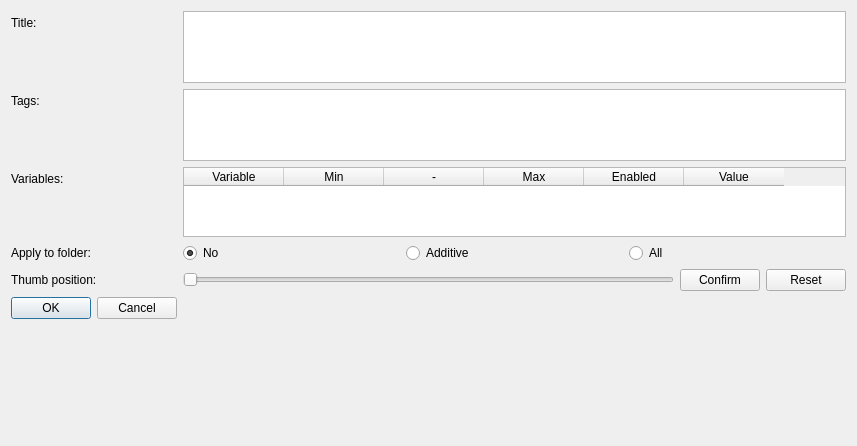
<?xml version="1.0" encoding="UTF-8"?>
<ui version="4.0">
 <class>Details</class>
 <widget class="QDialog" name="Details">
  <property name="geometry">
   <rect>
    <x>0</x>
    <y>0</y>
    <width>857</width>
    <height>446</height>
   </rect>
  </property>
  <property name="windowTitle">
   <string>Details</string>
  </property>
  <layout class="QFormLayout" name="formLayout">
   <item row="1" column="0">
    <widget class="QLabel" name="label">
     <property name="text">
      <string>Title:</string>
     </property>
    </widget>
   </item>
   <item row="1" column="1">
    <widget class="QTextBrowser" name="titleBrowser">
     <property name="sizePolicy">
      <sizepolicy hsizetype="Expanding" vsizetype="Fixed">
       <horstretch>0</horstretch>
       <verstretch>0</verstretch>
      </sizepolicy>
     </property>
     <property name="sizeAdjustPolicy">
      <enum>QAbstractScrollArea::AdjustToContents</enum>
     </property>
    </widget>
   </item>
   <item row="2" column="0">
    <widget class="QLabel" name="label_2">
     <property name="text">
      <string>Tags:</string>
     </property>
    </widget>
   </item>
   <item row="2" column="1">
    <widget class="QListWidget" name="tagsList">
     <property name="sizePolicy">
      <sizepolicy hsizetype="Expanding" vsizetype="Minimum">
       <horstretch>0</horstretch>
       <verstretch>0</verstretch>
      </sizepolicy>
     </property>
     <property name="sizeAdjustPolicy">
      <enum>QAbstractScrollArea::AdjustToContents</enum>
     </property>
     <property name="editTriggers">
      <set>QAbstractItemView::NoEditTriggers</set>
     </property>
     <property name="flow">
      <enum>QListView::LeftToRight</enum>
     </property>
     <property name="isWrapping" stdset="0">
      <bool>true</bool>
     </property>
     <property name="resizeMode">
      <enum>QListView::Adjust</enum>
     </property>
     <property name="layoutMode">
      <enum>QListView::SinglePass</enum>
     </property>
     <property name="modelColumn">
      <number>0</number>
     </property>
     <property name="sortingEnabled">
      <bool>true</bool>
     </property>
    </widget>
   </item>
   <item row="3" column="0">
    <widget class="QLabel" name="label_3">
     <property name="text">
      <string>Variables:</string>
     </property>
    </widget>
   </item>
   <item row="3" column="1">
    <widget class="QTableWidget" name="varTable">
     <property name="sizePolicy">
      <sizepolicy hsizetype="Expanding" vsizetype="Minimum">
       <horstretch>0</horstretch>
       <verstretch>0</verstretch>
      </sizepolicy>
     </property>
     <property name="sizeAdjustPolicy">
      <enum>QAbstractScrollArea::AdjustToContents</enum>
     </property>
     <property name="selectionMode">
      <enum>QAbstractItemView::SingleSelection</enum>
     </property>
     <column>
      <property name="text">
       <string>Variable</string>
      </property>
     </column>
     <column>
      <property name="text">
       <string>Min</string>
      </property>
     </column>
     <column>
      <property name="text">
       <string>-</string>
      </property>
     </column>
     <column>
      <property name="text">
       <string>Max</string>
      </property>
     </column>
     <column>
      <property name="text">
       <string>Enabled</string>
      </property>
     </column>
     <column>
      <property name="text">
       <string>Value</string>
      </property>
     </column>
    </widget>
   </item>
   <item row="7" column="0">
    <widget class="QLabel" name="label_5">
     <property name="text">
      <string>Apply to folder:</string>
     </property>
    </widget>
   </item>
   <item row="7" column="1">
    <layout class="QHBoxLayout" name="horizontalLayout_2">
     <item>
      <widget class="QRadioButton" name="folderNoRadioButton">
       <property name="text">
        <string>No</string>
       </property>
       <property name="checked">
        <bool>true</bool>
       </property>
      </widget>
     </item>
     <item>
      <widget class="QRadioButton" name="folderAdditiveRadioButton">
       <property name="text">
        <string>Additive</string>
       </property>
      </widget>
     </item>
     <item>
      <widget class="QRadioButton" name="folderAllRadioButton">
       <property name="text">
        <string>All</string>
       </property>
      </widget>
     </item>
    </layout>
   </item>
   <item row="8" column="0">
    <widget class="QLabel" name="label_4">
     <property name="text">
      <string>Thumb position:</string>
     </property>
    </widget>
   </item>
   <item row="8" column="1">
    <layout class="QHBoxLayout" name="horizontalLayout">
     <item>
      <widget class="QSlider" name="thumbPosSlider">
       <property name="maximum">
        <number>100</number>
       </property>
       <property name="orientation">
        <enum>Qt::Horizontal</enum>
       </property>
      </widget>
     </item>
     <item>
      <widget class="QPushButton" name="rethumbButton">
       <property name="text">
        <string>Confirm</string>
       </property>
      </widget>
     </item>
     <item>
      <widget class="QPushButton" name="resetThumbSliderButton">
       <property name="text">
        <string>Reset</string>
       </property>
      </widget>
     </item>
    </layout>
   </item>
   <item row="9" column="0">
    <widget class="QDialogButtonBox" name="buttonBox">
     <property name="orientation">
      <enum>Qt::Horizontal</enum>
     </property>
     <property name="standardButtons">
      <set>QDialogButtonBox::Cancel|QDialogButtonBox::Ok</set>
     </property>
    </widget>
   </item>
  </layout>
 </widget>
 <resources/>
 <connections>
  <connection>
   <sender>buttonBox</sender>
   <signal>accepted()</signal>
   <receiver>Details</receiver>
   <slot>accept()</slot>
   <hints>
    <hint type="sourcelabel">
     <x>248</x>
     <y>254</y>
    </hint>
    <hint type="destinationlabel">
     <x>157</x>
     <y>274</y>
    </hint>
   </hints>
  </connection>
  <connection>
   <sender>buttonBox</sender>
   <signal>rejected()</signal>
   <receiver>Details</receiver>
   <slot>reject()</slot>
   <hints>
    <hint type="sourcelabel">
     <x>316</x>
     <y>260</y>
    </hint>
    <hint type="destinationlabel">
     <x>286</x>
     <y>274</y>
    </hint>
   </hints>
  </connection>
 </connections>
</ui>
